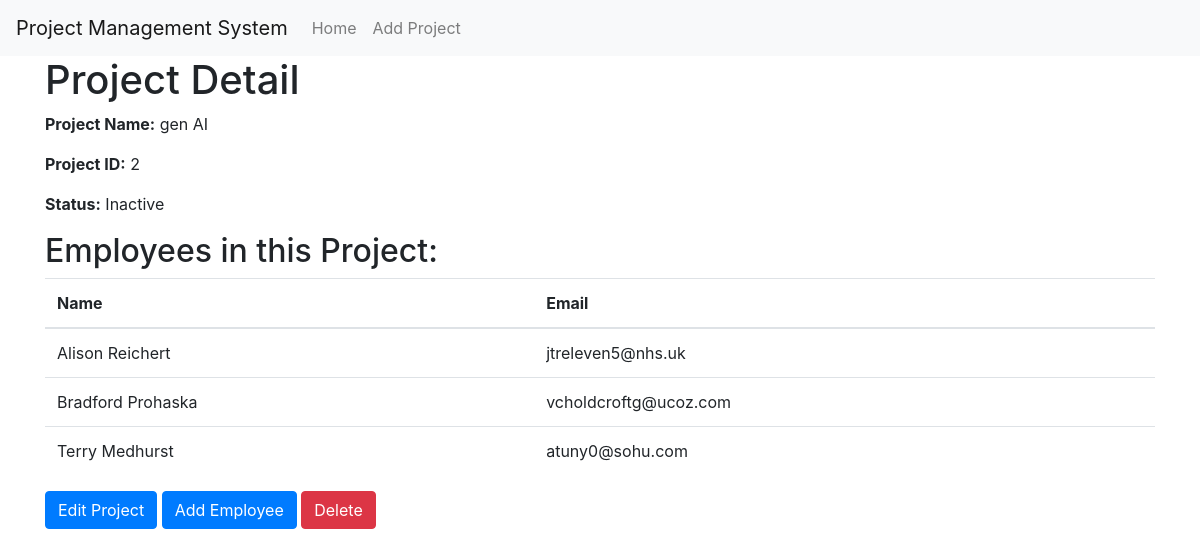
The app's page /project/project_detail/8/, older data.
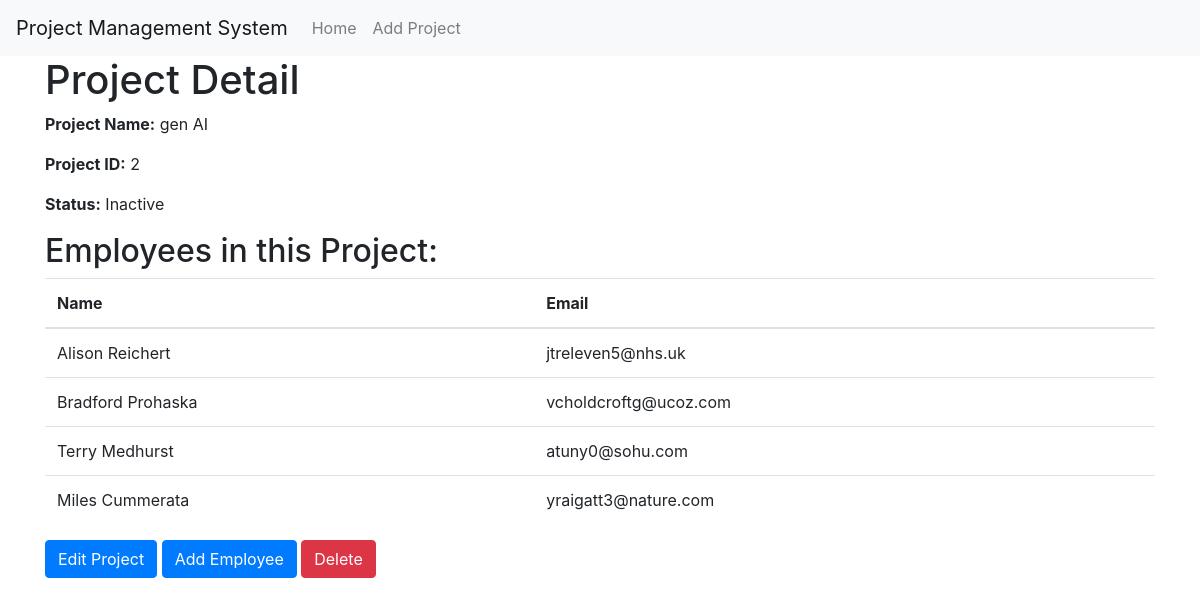
The same page, newer data.
### employee/models.py (models this page shows, shortened)
class Employee(models.Model):
    name = models.CharField(max_length=200)
    age = models.PositiveIntegerField(default=0)
    email = models.EmailField()
    phone_number = models.CharField(max_length=200)
    image = models.ImageField(upload_to='employee_images/', null=True, blank=True)
    gender = models.CharField(max_length=10, choices=(('Male', 'Male'), ('Female', 'Female'), ('Other', 'Other')))
    projects = models.ManyToManyField(project)

### projects/views.py (the view)
# urls.py: path('project_detail/<int:project_id>/', project_detail, name='project_detail'),
def project_detail(request, project_id):
    proj = get_object_or_404(project, id=project_id)
    employees = proj.employee_set.all()  # Accessing related employees
    return render(request, 'projects/project_detail.html', {'project': proj, 'employees': employees})

### templates/projects/project_detail.html (shortened to what this page needs)
{% extends 'index.html' %}
{% block content %}
    <h1>Project Detail</h1>
    <p><strong>Project Name:</strong> {{ project.name }}</p>
    <p><strong>Project ID:</strong> {{ project.project_id }}</p>
    <p><strong>Status:</strong> {% if project.project_status %} Active {% else %} Inactive {% endif %}</p>
    <h2>Employees in this Project:</h2>
    <table class="table">
        <thead>
            <tr>
                <th>Name</th>
                <th>Email</th>
            </tr>
        </thead>
        <tbody>
            {% for employee in employees %}
                <tr>
                    <td>{{ employee.name }}</td>
                    <td>{{ employee.email }}</td>
                </tr>
            {% empty %}
                <tr>
                    <td colspan="6">No employees assigned to this project</td>
                </tr>
            {% endfor %}
        </tbody>
    </table>
    <a href="{% url 'edit_project' project.id %}" class="btn btn-primary">Edit Project</a>
    <a href="#" class="btn btn-primary" data-toggle="modal" data-target="#addEmployeeModal">Add Employee</a>
    <button type="button" class="btn btn-danger" data-toggle="modal" data-target="#deleteModal">Delete</button>
{% endblock %}

Row changes from the older to the newer data that the page shows:
added Employee: name "Miles Cummerata", email "yraigatt3@nature.com"
